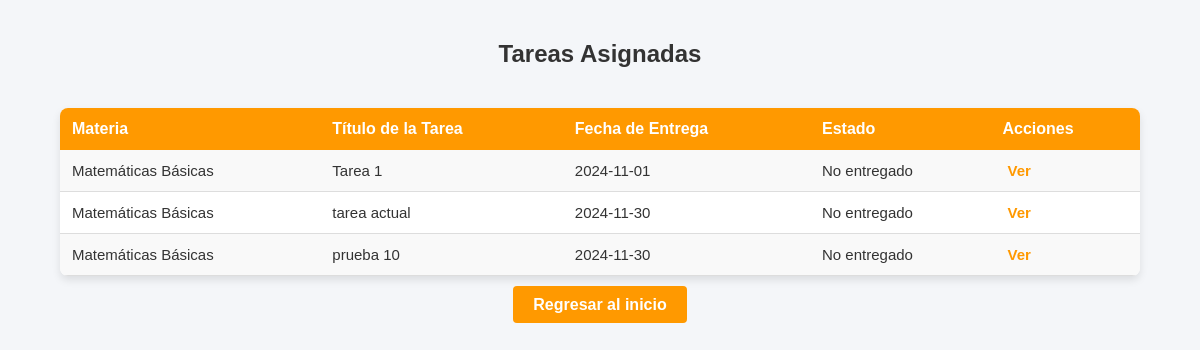
/gestionTareasAlumno2.php?id_curso=1 (signed in), run on the app's committed database.
### tables this page shows
CREATE TABLE `tareas` (
  `id_tarea` int(11) NOT NULL,
  `id_curso` int(11) DEFAULT NULL,
  `titulo` varchar(100) DEFAULT NULL,
  `descripcion` text DEFAULT NULL,
  `archivo_tarea` varchar(255) DEFAULT NULL,
  `fecha_creacion` date DEFAULT NULL,
  `fecha_limite` date DEFAULT NULL
);

CREATE TABLE `cursos` (
  `id_curso` int(11) NOT NULL,
  `nombre_curso` varchar(100) NOT NULL,
  `fecha_creacion` date DEFAULT NULL,
  `imagen_url` varchar(255) DEFAULT NULL
);

### gestionTareasAlumno2.php (the view, shortened to what this page needs)
<?php
$num_control = $_SESSION['usuario'];
$conexion = new mysqli("localhost", "root", "", "peis");
$id_curso = $_GET['id_curso'];
if (isset($_GET['id_curso'])) {
    $id_curso = $_GET['id_curso'];
} else {
    echo "No se especificó un cursito.";
    exit;
}
$sql = "SELECT tareas.id_tarea, tareas.id_curso, tareas.titulo, tareas.fecha_limite,
               CASE WHEN entregas.archivo_entrega IS NOT NULL THEN 'Entregado' ELSE 'No entregado' END AS estado_entrega
        FROM tareas
        JOIN grupo_alumnos ON tareas.id_curso = grupo_alumnos.id_grupo
        LEFT JOIN entregas ON tareas.id_tarea = entregas.id_tarea AND entregas.id_alumno = grupo_alumnos.num_control
        WHERE grupo_alumnos.num_control = '$num_control'
        AND tareas.id_curso = '$id_curso'";
$resultado = $conexion->query($sql);
?>
<!DOCTYPE html>
<html lang="es">
<head>
</head>
<body>
<h2>Tareas Asignadas</h2>
<div class="table-container">
    <table>
        <tr>
            <th>Materia</th>
            <th>Título de la Tarea</th>
            <th>Fecha de Entrega</th>
            <th>Estado</th>
            <th>Acciones</th>
        </tr>
        <?php
        if ($resultado->num_rows > 0) {
            while ($fila = $resultado->fetch_assoc()) {
                echo "<tr>";
                echo "<td>" . obtenerNombreMateria($fila["id_curso"], $conexion) . "</td>";
                echo "<td>" . $fila["titulo"] . "</td>";
                echo "<td>" . $fila["fecha_limite"] . "</td>";
                echo "<td>" . $fila["estado_entrega"] . "</td>";
                echo "<td class='acciones'> <a href='tarea2.php?id=" . $fila["id_tarea"] . "'>Ver</a> </td>";
                echo "</tr>";
            }
        } else {
            echo "<tr><td colspan='5'>No hay tareas asignadas</td></tr>";
        }
        ?>
    </table>
</div>
<div class="back-button-container">
    <a href="inicioAlumno.php" class="back-button">Regresar al inicio</a>
</div>
</body>
</html>
<?php
function obtenerNombreMateria($id_curso, $conexion) {
    $consulta = "SELECT nombre_curso FROM cursos WHERE id_curso = $id_curso";
    $resultado = $conexion->query($consulta);
    if ($resultado->num_rows > 0) {
        $fila = $resultado->fetch_assoc();
        return $fila['nombre_curso'];
    } else {
        return "Desconocido";
    }
}
?>

### gestionTareasAlumno2.php (style rules this page uses)
body { font-family: Arial, sans-serif; background-color: #f4f6f9; color: #333; margin: 0; padding: 0; }
h2 { text-align: center; color: #333; padding: 20px 0; font-size: 24px; }
.table-container { max-width: 90%; margin: 20px auto; background-color: #fff; border-radius: 8px; box-shadow: 0 4px 8px rgba(0, 0, 0, 0.1); overflow: hidden; }
table { width: 100%; border-collapse: collapse; }
th { background-color: #ff9900; color: #fff; font-weight: bold; text-align: left; padding: 12px; font-size: 16px; }
td { padding: 12px; border-bottom: 1px solid #ddd; font-size: 15px; }
tr:nth-child(even) { background-color: #f9f9f9; }
.acciones a { margin: 0 5px; color: #ff9900; text-decoration: none; font-weight: bold; transition: color 0.3s; }
.back-button-container { text-align: center; margin: 20px; }
.back-button { background-color: #ff9900; color: #fff; padding: 10px 20px; border: none; border-radius: 4px; font-weight: bold; cursor: pointer; text-decoration: none; transition: background-color 0.3s; }

### data on the page
tareas: id_curso.nombre_curso "Matemáticas Básicas", titulo "Tarea 1", fecha_limite "2024-11-01", estado_entrega "No entregado"
tareas: id_curso.nombre_curso "Matemáticas Básicas", titulo "tarea actual", fecha_limite "2024-11-30", estado_entrega "No entregado"
tareas: id_curso.nombre_curso "Matemáticas Básicas", titulo "prueba 10", fecha_limite "2024-11-30", estado_entrega "No entregado"
